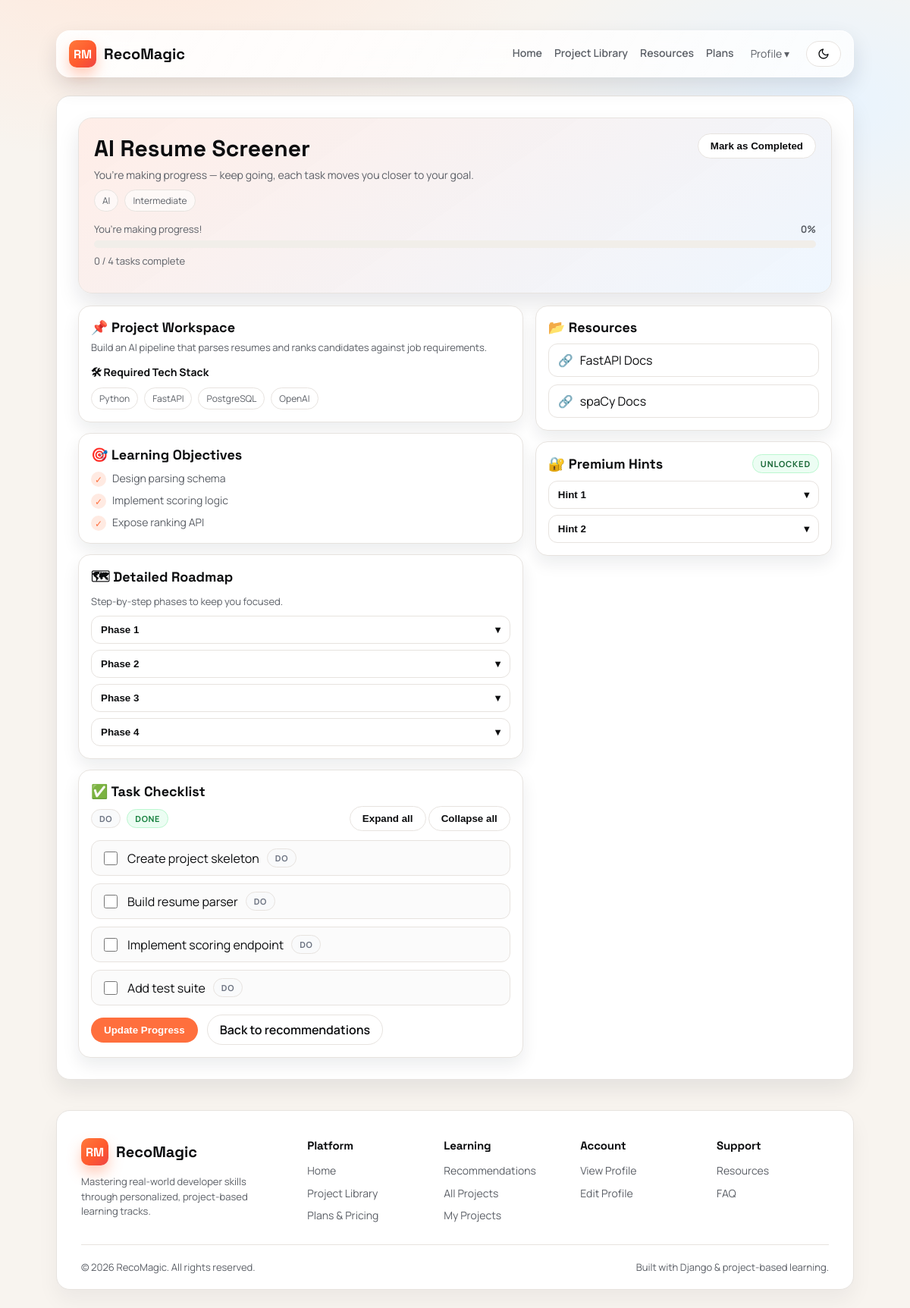
Screenshot of /projects/42/start/ (signed in) with the database file from the repository.
### users/models.py (models this page shows, shortened)
class Project(models.Model):
    SKILL_LEVEL_CHOICES = [
        ("beginner", "Beginner"),
        ("intermediate", "Intermediate"),
        ("advanced", "Advanced"),
    ]
    PLAN_ACCESS_CHOICES = [
        ("explorer", "Explorer (Free)"),
        ("pro_monthly", "Pro Monthly"),
        ("pro_yearly", "Pro Yearly"),
    ]
    title = models.CharField(max_length=140)
    description = models.TextField()
    field = models.CharField(max_length=100)
    target_role = models.CharField(max_length=100)
    skill_level = models.CharField(max_length=20, choices=SKILL_LEVEL_CHOICES)
    plan = models.ForeignKey(Plan, on_delete=models.PROTECT, related_name="projects", blank=True, null=True)
    required_plan = models.CharField(max_length=20, choices=PLAN_ACCESS_CHOICES, default="explorer")
    tech_preference = models.CharField(max_length=140)
    learning_goal = models.CharField(max_length=140)
    interest_tags = models.CharField(max_length=220, help_text="Comma separated tags")
    learning_objectives = models.TextField(blank=True)
    resources = models.TextField(blank=True, help_text="Optional resources. One per line. Use 'Title | URL' or plain URL.")
    task_checklist = models.TextField(blank=True, help_text="Checklist tasks, one per line.")
    detailed_roadmap = models.TextField(blank=True)
    premium_hints = models.TextField(blank=True, help_text="Premium hints, one per line.")
    class Meta:
        ordering = ["title", "id"]

### users/views.py (the view)
# urls.py: path("projects/<int:project_id>/start/", views.start_project_view, name="start_project"),
@login_required
def start_project_view(request, project_id):
    project_record = Project.objects.filter(id=project_id).first()
    if not project_record:
        return redirect("projects")
    if project_record.required_plan != "explorer" and not _is_premium(request.user):
        request.session["premium_request_error"] = "This project requires a premium plan."
        return redirect("plans")
    project = {
        "id": project_record.id,
        "title": project_record.title,
        "category": project_record.field,
        "difficulty": project_record.skill_level,
        "summary": project_record.description,
        "stack": _split_csv_tags(project_record.tech_preference),
    }
    workspace = _build_workspace_payload(project_record, project)
    is_premium_user = _is_premium(request.user)
    profile = UserProfile.objects.filter(user=request.user).first()
    recommendation_record = Recommendation.objects.filter(user=request.user, project=project_record).first()
    saved_project_id = f"catalog-{project_record.id}"
    my_projects = request.session.get("my_projects", {})
    if profile and not _is_premium(request.user) and saved_project_id not in my_projects:
        if len(my_projects) >= 5:
            request.session["my_projects_error"] = "Free users can save up to 5 projects. Upgrade to premium for unlimited saves."
            return redirect("my_projects")
    if saved_project_id not in my_projects:
        my_projects[saved_project_id] = {
            "source": "catalog",
            "project_pk": project_record.id,
            "title": project.get("title"),
            "category": project.get("category"),
            "difficulty": project.get("difficulty"),
            "summary": project.get("summary"),
        }
        request.session["my_projects"] = my_projects
    phases_key = f"phases_{saved_project_id}"
    progress_key = f"progress_{saved_project_id}"
    if request.GET.get("regen") == "1" or phases_key not in request.session:
        request.session.pop(progress_key, None)
        phases = _build_phases_from_tasks(project, workspace.get("task_items", []))
        if phases:
            request.session[phases_key] = phases
        else:
            phases = []
    else:
        phases = request.session.get(phases_key, [])
    completed = set(request.session.get(progress_key, []))
    if request.method == "POST":
        completed = set(map(int, request.POST.getlist("task")))
        request.session[progress_key] = list(completed)
    total_tasks = 0
    completed_tasks = 0
    rendered_phases = []
    for phase in phases:
        tasks = []
        for task in phase.get("tasks", []):
            task_id = task.get("id")
            is_done = task_id in completed
            total_tasks += 1
            if is_done:
                completed_tasks += 1
            tasks.append(
                {
                    "id": task_id,
                    "description": task.get("description"),
                    "steps": task.get("steps", []),
                    "learn": task.get("learn", ""),
                    "key_terms": task.get("key_terms", []),
                    "done": is_done,
                }
            )
        rendered_phases.append(
            {
                "title": phase.get("title"),
                "description": phase.get("description"),
                "resources": phase.get("resources", []),
                "tasks": tasks,
            }
        )
    progress_pct = int((completed_tasks / total_tasks) * 100) if total_tasks else 0
    _sync_user_project(
        request.user,
        project_record,
        recommendation=recommendation_record,
        completed_task_ids=completed,
        task_total=total_tasks,
        progress_percent=progress_pct,
    )
    ai_error = not rendered_phases
    ai_error_detail = ""
    return render(
        request,
        "users/project_start.html",
        {
            "project": project,
            "phases": rendered_phases,
            "progress_pct": progress_pct,
            "completed_tasks": completed_tasks,
            "total_tasks": total_tasks,
            "ai_error": ai_error,
            "ai_error_detail": ai_error_detail,
            "workspace": workspace,
            "is_premium_user": is_premium_user,
        },
    )

### users/templates/users/project_start.html (shortened to what this page needs)
{% extends "users/base.html" %}
{% block content %}
<section class="workspace-root">
    <header class="hero-card">
        <div class="hero-head">
            <div>
                <h1 class="hero-title">{{ workspace.title|default:project.title }}</h1>
                <p class="hero-tagline">You’re making progress — keep going, each task moves you closer to your goal.</p>
                <div class="hero-badges">
                    <span class="hero-pill">{{ project.category }}</span>
                    <span class="hero-pill">{{ project.difficulty|title }}</span>
                </div>
            </div>
            <div class="hero-actions">
                {% if progress_pct >= 100 %}
                    <button class="btn btn-primary" type="button">Mark as Completed ✓</button>
                {% else %}
                    <button class="btn" type="button" disabled>Mark as Completed</button>
                {% endif %}
            </div>
        </div>
        <div class="hero-progress-wrap" data-progress-wrap>
            <div class="hero-progress-meta">
                <span data-progress-message>You’re making progress!</span>
                <strong><span data-progress-percent>{{ progress_pct }}</span>%</strong>
            </div>
            <div class="progress-bar">
            </div>
            <p class="encourage" data-progress-count>{{ completed_tasks }} / {{ total_tasks }} tasks complete</p>
        </div>
    </header>
    <div class="workspace-grid">
        <div class="col-stack">
            <article class="ws-card fade-item">
                <h3 class="ws-title">📌 Project Workspace</h3>
                <p class="ws-sub">{{ workspace.full_description }}</p>
                <div style="margin-top: 12px;">
                    <strong style="font-size: 14px;">🛠 Required Tech Stack</strong>
                    <div class="hero-badges" style="margin-top: 6px;">
                        {% for tech in workspace.required_tech_stack %}
                            <span class="hero-pill">{{ tech }}</span>
                        {% empty %}
                            <span class="helper-text">No specific tech stack set.</span>
                        {% endfor %}
                    </div>
                </div>
            </article>
            <article class="ws-card fade-item">
                <h3 class="ws-title">🎯 Learning Objectives</h3>
                <ul class="icon-list">
                    {% for objective in workspace.learning_objectives %}
                        <li><span class="icon-dot">✓</span><span>{{ objective }}</span></li>
                    {% empty %}
                        <li><span class="icon-dot">•</span><span>No objectives added yet.</span></li>
                    {% endfor %}
                </ul>
            </article>
            <article class="ws-card fade-item">
                <h3 class="ws-title">🗺 Detailed Roadmap</h3>
                <p class="ws-sub">Step-by-step phases to keep you focused.</p>
                <div class="accordion-wrap">
                    {% for item in workspace.detailed_roadmap %}
                        <div class="acc-item" data-accordion-item>
                            <button class="acc-toggle" type="button" data-accordion-toggle>
                                <span>Phase {{ forloop.counter }}</span>
                                <span>▾</span>
                            </button>
                        </div>
                    {% endfor %}
                </div>
            </article>
            {% if ai_error %}
                <article class="ws-card fade-item">
                    <h3 class="ws-title">Project plan unavailable</h3>
                    <p class="ws-sub">We could not load your task checklist right now.</p>
                    <div class="form-actions" style="margin-top: 10px;">
                        <a class="btn btn-primary" href="?regen=1">Try again</a>
                        <a class="btn" href="{% url 'recommendations' %}">Back to recommendations</a>
                    </div>
                </article>
            {% else %}
                <article class="ws-card fade-item">
                    <h3 class="ws-title">✅ Task Checklist</h3>
                    <div class="checklist-tools">
                        <div class="status-chips">
                            <span class="chip do">Do</span>
                            <span class="chip done">Done</span>
                        </div>
                        <div class="phase-actions">
                            <button class="btn" type="button" data-action="expand-all">Expand all</button>
                            <button class="btn" type="button" data-action="collapse-all">Collapse all</button>
                        </div>
                    </div>
                    <form method="post">
                        <div class="quest-list">
                            {% for phase in phases %}
                                <section class="phase-quest" data-phase>
                                    <div class="phase-body">
                                        <ul class="task-list">
                                            {% for task in phase.tasks %}
                                                <li class="task-item{% if task.done %} done{% endif %}" data-task>
                                                    <input type="checkbox" name="task" value="{{ task.id }}" id="task-{{ task.id }}" {% if task.done %}checked{% endif %}>
                                                    <label for="task-{{ task.id }}">{{ task.description }}</label>
                                                    <span class="chip do" data-task-status>Do</span>
                                                </li>
                                            {% endfor %}
                                        </ul>
                                    </div>
                                </section>
                            {% endfor %}
                        </div>
                        <div class="form-actions" style="margin-top: 12px;">
                            <button class="btn btn-primary" type="submit">Update Progress</button>
                            <a class="btn" href="{% url 'recommendations' %}">Back to recommendations</a>
                        </div>
                    </form>
                </article>
            {% endif %}
        </div>
        <aside class="col-stack">
            <article class="ws-card fade-item">
                <h3 class="ws-title">📂 Resources</h3>
                <div class="support-list">
                    {% for resource in workspace.resources %}
                        {% if resource.url %}
                            <a class="support-link" href="{{ resource.url }}" target="_blank" rel="noreferrer">
                                <span>🔗</span>
                                <span>{{ resource.title }}</span>
                            </a>
                        {% else %}
                            <div class="support-link">
                                <span>📄</span>
                                <span>{{ resource.title }}</span>
                            </div>
                        {% endif %}
                    {% empty %}
                        <p class="ws-sub">No resources added yet.</p>
                    {% endfor %}
                </div>
            </article>
            <article class="ws-card fade-item">
                <div class="premium-header">
                    <h3 class="ws-title">🔐 Premium Hints</h3>
                    {% if is_premium_user %}
                        <span class="lock-pill unlocked">Unlocked</span>
                    {% else %}
                        <span class="lock-pill locked">Locked</span>
                    {% endif %}
                </div>
                {% if is_premium_user %}
                    <div class="accordion-wrap">
                        {% for hint in workspace.premium_hints %}
                            <div class="acc-item" data-hint-item>
                                <button class="acc-toggle" type="button" data-hint-toggle>
                                    <span>Hint {{ forloop.counter }}</span>
                                    <span>▾</span>
                                </button>
                            </div>
                        {% empty %}
                            <p class="ws-sub">No premium hints added yet.</p>
                        {% endfor %}
                    </div>
                {% endif %}
            </article>
        </aside>
    </div>
</section>
{% endblock %}

### rows the page displays
Project: title "AI Resume Screener", category "AI", difficulty "Intermediate", full_description "Build an AI pipeline that parses resumes and ranks candidates against job requirements."

### other values shown
{{ progress_pct }} "0"
{{ tech }} "Python" "FastAPI" "PostgreSQL" "OpenAI"
{{ objective }} "Design parsing schema" "Implement scoring logic" "Expose ranking API"
{{ task.description }} "Create project skeleton" "Build resume parser" "Implement scoring endpoint" "Add test suite"
{{ resource.title }} "FastAPI Docs" "spaCy Docs"
